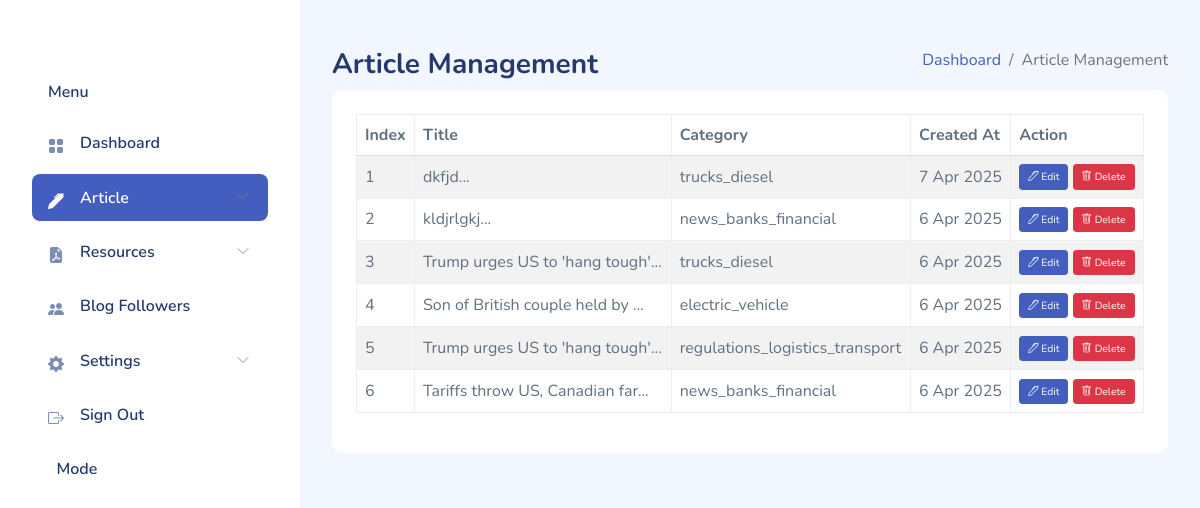
/article-management/ (signed in), run on the app's committed database.
### admin_app/models.py (models this page shows, shortened)
class Article(models.Model):
    title = models.CharField(max_length=200)
    slug = models.SlugField(unique=True, blank=True)
    content = models.TextField()
    thumbnail = models.ImageField(upload_to=thumbnail_upload_to)
    news_type = models.CharField(
        max_length=50,
        choices=NEWS_TYPE_CHOICES,
        verbose_name="Article Category"
    )
    created_at = models.DateTimeField(default=timezone.now)
    updated_at = models.DateTimeField(auto_now=True)
    full_content_url = models.URLField(blank=True, null=True, help_text="URL to the full content")
    class Meta:
        ordering = ['-created_at']

### admin_app/views.py (the view)
# urls.py: path("article-management/", ArticleManagement.as_view(), name="article-management-view"),
class ArticleManagement(AuthRequiredMixin, TemplateView):
    template_name = "admin_templates/article-management.html"
    def get_context_data(self, *args, **kwargs):
        context = super().get_context_data(*args, **kwargs)
        articles = Article.objects.only('id', 'title', 'thumbnail', 'created_at', 'updated_at').all()
        context['articles'] = articles
        return context

### admin_app/views.py (called while the page is built)
    def dispatch(self, request, *args, **kwargs):
        if not request.user.is_authenticated:
            return redirect(self.login_url)
        return super().dispatch(request, *args, **kwargs)

### templates/admin_templates/article-management.html (shortened to what this page needs)
{% extends 'admin_templates/base.html' %}
{% block 'main-page-content' %}
<div class="page-heading">
    <div class="page-title">
        <div class="row">
            <div class="col-12 col-md-6 order-md-1 order-last">
                <h3>Article Management</h3>
            </div>
            <div class="col-12 col-md-6 order-md-2 order-first">
                <nav aria-label="breadcrumb" class="breadcrumb-header float-start float-lg-end">
                    <ol class="breadcrumb">
                        <li class="breadcrumb-item">
                            <a href="{% url 'admin-index-view' %}" hx-get="{% url 'admin-index-view' %}"
                                hx-target="#main-content" hx-swap="innerHTML" hx-push-url="true">Dashboard</a>
                        </li>
                        <li class="breadcrumb-item active" aria-current="page">Article Management</li>
                    </ol>
                </nav>
            </div>
        </div>
    </div>
    <section class="section">
        <div class="card">
            <div class="card-body">
                <div class="row">
                    <div class="col-md-12">
                        <table id="articleDataTable" class="table nowrap table-striped table-bordered dt-responsive"
                            style="width:100%">
                            <thead>
                                <tr>
                                    <th>Index</th>
                                    <th>Title</th>
                                    <th>Category</th>
                                    <th>Created At</th>
                                    <th>Action</th>
                                </tr>
                            </thead>
                            <tbody>
                                {% for article in articles %}
                                <tr data-slug="{{ article.slug }}">
                                    <td>{{ forloop.counter }}</td>
                                    <td>{{ article.title|slice:30 }}...</td>
                                    <td>{{ article.news_type }}</td>
                                    <td>{{ article.created_at|date:"j M Y" }}</td>
                                    <td>
                                        <a href="{% url 'update-article-view' article.slug %}"
                                            class="btn btn-primary btn-sm"><i class="bi bi-pen"></i> Edit</a>
                                            <a href="#" class="btn btn-danger btn-sm delete-btn"
                                                data-slug="{{ article.slug }}">
                                                <i class="bi bi-trash"></i> Delete
                                            </a>
                                    </td>
                                </tr>
                                {% endfor %}
                            </tbody>
                        </table>
                    </div>
                </div>
            </div>
        </div>
    </section>
</div>
{% endblock %}

### static/admin_statics/main.css (style rules this page uses)
.btn i, .btn svg { width: 16px; height: 16px; }
.btn.btn-danger, .btn.btn-info, .btn.btn-primary, .btn.btn-secondary, .btn.btn-success, .btn.btn-warning { color: #fff; }
.card { margin-bottom: 2.2rem; border: none; }
.card .card-body { padding: 1.5rem; }
.dataTable-table td, .dataTable-table thead th, .table td, .table thead th { vertical-align: middle; }
.dataTable-table:not(.table-borderless) thead th, .table:not(.table-borderless) thead th { border-bottom: 1px solid #dedede !important; }
.bi { width: 1rem; height: 1rem; }
.page-heading { margin: 0 0 2rem; }
.page-heading h3 { font-weight: 700; }
a { text-decoration: none; }

### templates/admin_templates/article-management.html (style rules this page uses)
.btn-sm { font-size: 0.65rem; }

### data on the page
Article: title "dkfjd", news_type "trucks_diesel", created_at "7 Apr 2025"
Article: title "kldjrlgkj", news_type "news_banks_financial", created_at "6 Apr 2025"
Article: title "Trump urges US to 'hang tough'", news_type "trucks_diesel", created_at "6 Apr 2025"
Article: title "Son of British couple held by", news_type "electric_vehicle", created_at "6 Apr 2025"
Article: title "Trump urges US to 'hang tough'", news_type "regulations_logistics_transport", created_at "6 Apr 2025"
Article: title "Tariffs throw US, Canadian far", news_type "news_banks_financial", created_at "6 Apr 2025"
